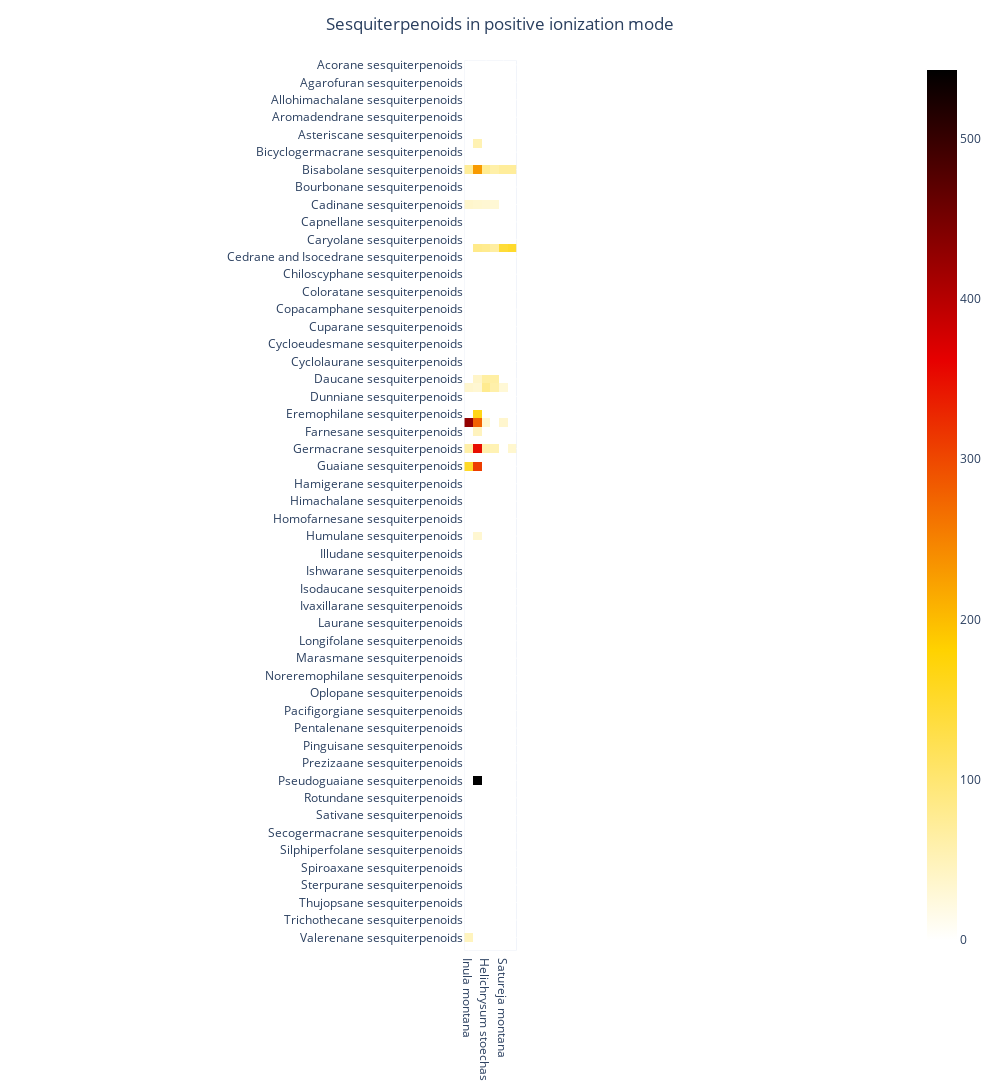

The cell this chart's notebook holds for it:
### Code cell
import plotly.express as px

# Pivot the DataFrame to make 'NPC#superclass' the index and columns 'NEG_IM' to 'NEG_SH' as values


# Get the row and column names for the heatmap
row_names = pivot_df.index.to_list()
column_names = pivot_df.columns.to_list()

# Create a heatmap using Plotly Express
fig = px.imshow(pivot_df.values, x=column_names, y=row_names , color_continuous_scale='hot_r')

# Set plot labels and title
fig.update_layout(
    #xaxis=dict(title='sqrt Columns'),
    #yaxis=dict(title=chemical_family),
    title= f'{item2} in positive ionization mode',
    title_x=0.5,
    height=1700,
    width=1000
)

# Show the plot
#fig.show()
#fig.write_image("clementine_images/ProvOff_POS_"+ item2.replace('\n',' ')+ ".svg")

### Figure 1 — Plotly figure (JSON) as saved in the notebook; plotly's stock layout.template omitted (floating-point values rounded to 4 significant figures; data arrays with more than 128 entries replaced by an {"elided": "..."} marker saying what was removed)
{"data": [{"coloraxis": "coloraxis", "hovertemplate": "x: %{x}<br>y: %{y}<br>color: %{z}<extra></extra>", "name": "0", "type": "heatmap", "x": ["Inula montana", "Arnica montana", "Helichrysum stoechas", "Helichrysum italicum", "Satureja montana", "Satureja hortensis"], "xaxis": "x", "y": ["Acorane sesquiterpenoids", "Africanane sesquiterpenoids", "Agarofuran sesquiterpenoids", "Alliacane sesquiterpenoids", "Allohimachalane sesquiterpenoids", "Aristolane sesquiterpenoids", "Aromadendrane sesquiterpenoids", "Arteminisin", "Asteriscane sesquiterpenoids", "Bergamotane sesquiterpenoids", "Bicyclogermacrane sesquiterpenoids", "Bicyclohumulane sesquiterpenoids", "Bisabolane sesquiterpenoids", "Botryane sesquiterpenoids", "Bourbonane sesquiterpenoids", "Brasilane sesquiterpenoids", "Cadinane sesquiterpenoids", "Campherenane sesquiterpenoids", "Capnellane sesquiterpenoids", "Carabrane sesquiterpenoids", "Caryolane sesquiterpenoids", "Caryophyllane sesquiterpenoids", "Cedrane and Isocedrane sesquiterpenoids", "Chamigrane sesquiterpenoids", "Chiloscyphane sesquiterpenoids", "Clovane sesquiterpenoids", "Coloratane sesquiterpenoids", "Copaane sesquiterpenoids", "Copacamphane sesquiterpenoids", "Cubebane sesquiterpenoids", "Cuparane sesquiterpenoids", "Cyclobisabolane sesquiterpenoids", "Cycloeudesmane sesquiterpenoids", "Cyclofarnesane sesquiterpenoids", "Cyclolaurane sesquiterpenoids", "Cyclonerane sesquiterpenoids", "Daucane sesquiterpenoids", "Drimane sesquiterpenoids", "Dunniane sesquiterpenoids", "Elemane sesquiterpenoids", "Eremophilane sesquiterpenoids", "Eudesmane sesquiterpenoids", "Farnesane sesquiterpenoids", "Fukinane sesquiterpenoids", "Germacrane sesquiterpenoids", "Gorgonane sesquiterpenoids", "Guaiane sesquiterpenoids", "Gymnomitrane sesquiterpenoids", "Hamigerane sesquiterpenoids", "Herbertane sesquiterpenoids", "Himachalane sesquiterpenoids", "Hirsutane sesquiterpenoids", "Homofarnesane sesquiterpenoids", "Humbertiane sesquiterpenoids", "Humulane sesquiterpenoids", "Illudalane sesquiterpenoids", "Illudane sesquiterpenoids", "Iphionane sesquiterpenoids", "Ishwarane sesquiterpenoids", "Isocomane sesquiterpenoids", "Isodaucane sesquiterpenoids", "Isolactarane sesquiterpenoids", "Ivaxillarane sesquiterpenoids", "Lactarane sesquiterpenoids", "Laurane sesquiterpenoids", "Longibornane sesquiterpenoids", "Longifolane sesquiterpenoids", "Longipinane sesquiterpenoids", "Marasmane sesquiterpenoids", "Nardosinane sesquiterpenoids", "Noreremophilane sesquiterpenoids", "Noreudesmane sesquiterpenoids", "Oplopane sesquiterpenoids", "Oppositane sesquiterpenoids", "Pacifigorgiane sesquiterpenoids", "Patchoulane sesquiterpenoids", "Pentalenane sesquiterpenoids", "Picrotoxane sesquiterpenoids", "Pinguisane sesquiterpenoids", "Presilphiperfolane and Probotryane\nsesquiterpenoids", "Prezizaane sesquiterpenoids", "Protoilludane sesquiterpenoids", "Pseudoguaiane sesquiterpenoids", "Quadrane sesquiterpenoids", "Rotundane sesquiterpenoids", "Santalane sesquiterpenoids", "Sativane sesquiterpenoids", "Secoeudesmane sesquiterpenoids", "Secogermacrane sesquiterpenoids", "Silphinane sesquiterpenoids", "Silphiperfolane sesquiterpenoids", "Sinularane sesquiterpenoids", "Spiroaxane sesquiterpenoids", "Spirovetivane sesquiterpenoids", "Sterpurane sesquiterpenoids", "Thapsane sesquiterpenoids", "Thujopsane sesquiterpenoids", "Tremulane sesquiterpenoids", "Trichothecane sesquiterpenoids", "Valerane sesquiterpenoids", "Valerenane sesquiterpenoids", "Zizaane sesquiterpenoids"], "yaxis": "y", "z": {"elided": "102x6 float values"}}], "layout": {"coloraxis": {"colorscale": [[0, "rgb(255,255,255)"], [0.3333, "rgb(255,210,0)"], [0.6667, "rgb(230,0,0)"], [1, "rgb(0, 0, 0)"]]}, "height": 1700, "margin": {"t": 60}, "title": {"text": "Sesquiterpenoids in positive ionization mode", "x": 0.5}, "width": 1000, "xaxis": {"anchor": "y", "autorange": true, "constrain": "domain", "domain": [0.4463, 0.5537], "range": [-0.5, 5.5], "scaleanchor": "y", "type": "category"}, "yaxis": {"anchor": "x", "autorange": true, "constrain": "domain", "domain": [1.11e-16, 1.0], "range": [101.5, -0.5], "type": "category"}}}
